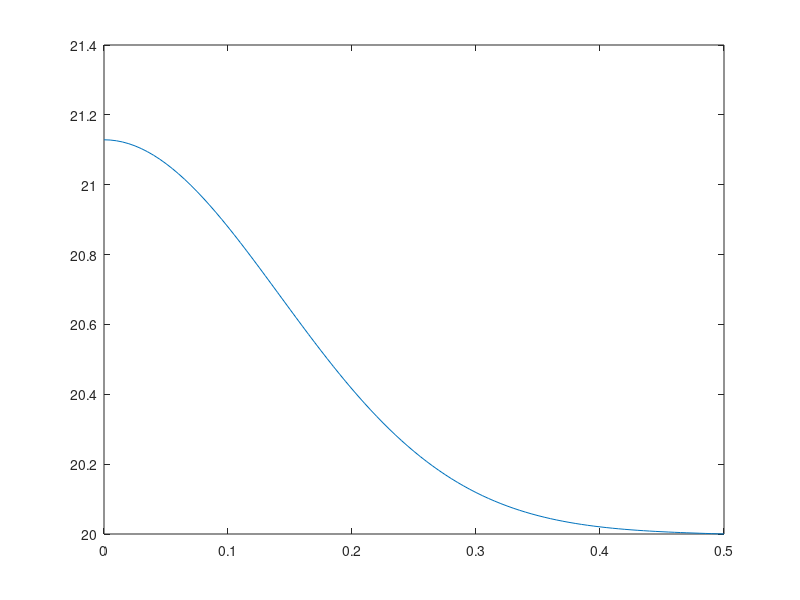
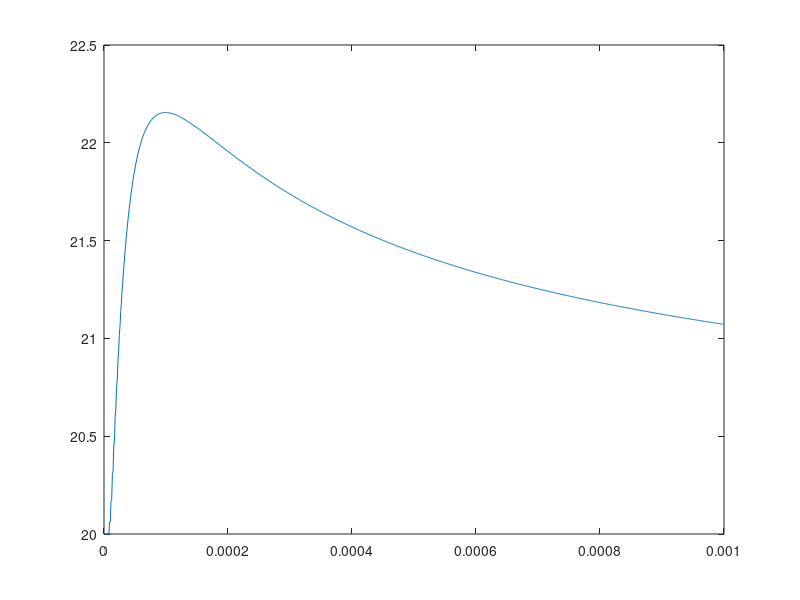

MATLAB code for these plots, in order:
function HeatLeftPeak_Explicit
% Parametri fisici
eta = 0.45;  L = 0.5; kappa = 10;
% Delta x, Delta t
N   = 101;  
x   = linspace(0.0,L,N); 
dx  = x(2)-x(1);
dt  = (eta*dx^2)/kappa;
% Impulso di calore iniziale
T0           = 20;
DeltaT       = 80;
T            = ones(1,N)*T0;
T(1)         = T0+DeltaT;
% Evoluzione temporale
t    = 0; tend = 1e-3;
% Creazione vettori dinamici per grafico andamento temperatura in un punto
xTerm = 10;
timeHistory = [];
temperatureHistory = [];

while t<tend
    plot(x,T);
    T_0=T(2);
    T(2:end-1)=T(2:end-1)+eta*(T(3:end)-2*T(2:end-1)+T(1:end-2));
    T(1)=T(1)+eta*(T_0+T_0-2*T(1));
 % Avrei problemi nella seconda riga (a prescindere dall'ordine) perché o
 % uso T(2) aggiornato o T(1) aggiornato, per risolvere scelgo questa e al
 % posto di T(2) metto T_0 che è quello non aggiornato

    timeHistory(end+1) = t;
    temperatureHistory(end+1) = T(xTerm);
    % Salvataggio t e T (per un punto x_term della sbarra)

    drawnow limitrate nocallbacks
    t = t+dt;
end
figure(2);
plot(timeHistory,temperatureHistory);
% Grafico T(x_term) vs t
end
